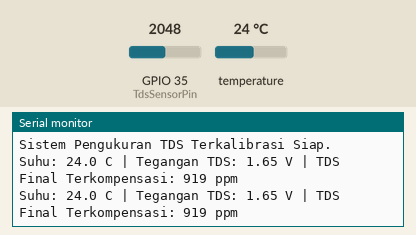
Simulated run of this sketch. Board: ESP32. Shown: the last lines printed to the serial monitor. The test bench sets the inputs (shaded band); at power-on: temperature 24 °C, GPIO 35 (TdsSensorPin) = 2048.

Above: at 4.3 s.
4.4 s: temperature set to 12 °C
At 7.4 s:
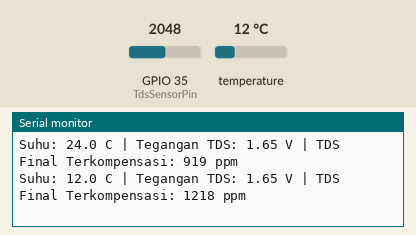
8.1 s: GPIO 35 (TdsSensorPin) set to 2866
At 9.4 s:
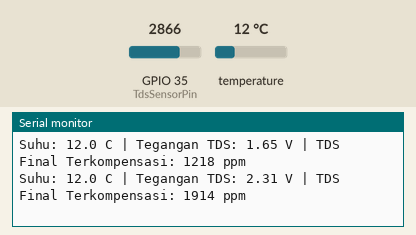
11.8 s: temperature set to 19 °C
At 12.6 s:
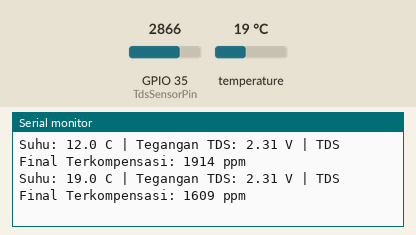
15.5 s: GPIO 35 (TdsSensorPin) set to 3603
At 17.9 s:
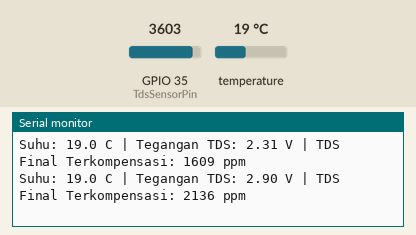
Timing chart, 0 to 19.4 s (numbered marks = the images above; inputs shaded):
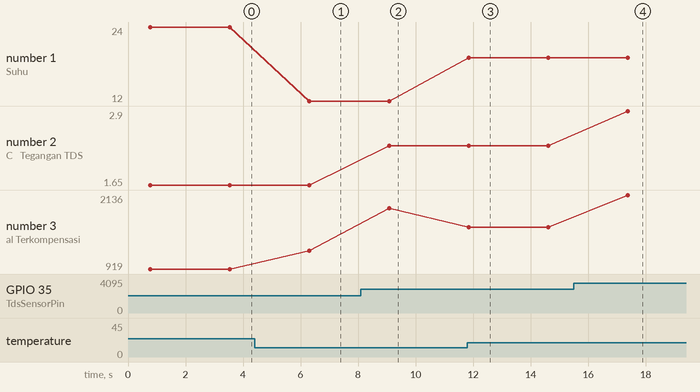

Measured:
- after the input at 4.4 s, the serial monitor: prints a new line after 1.9 s (image 1)
- after the input at 8.1 s, the serial monitor: prints a new line after 0.97 s (image 2)
- after the input at 11.8 s, the serial monitor: prints a new line at once (image 3)
- after the input at 15.5 s, the serial monitor: prints a new line after 1.9 s (image 4)
- plotted number 1: 24 → 12 after the input at 4.4 s, 12 → 19 after the input at 11.8 s
- plotted number 2: 1.65 → 2.31 after the input at 8.1 s, 2.31 → 2.9 after the input at 15.5 s
- plotted number 3: 919 → 1218 after the input at 4.4 s, 1218 → 1914 after the input at 8.1 s, 1914 → 1609 after the input at 11.8 s, 1609 → 2136 after the input at 15.5 s

The sketch:

TEST_PhSENSOR_B.ino
```cpp
#include <OneWire.h>
#include <DallasTemperature.h>

// ---------- PENGATURAN PIN SENSOR ----------
#define TdsSensorPin 35
#define TempSensorPin 4

// ======================================================================
// --- DATA KALIBRASI ASLI ANDA TELAH DIMASUKKAN DI SINI ---
// ======================================================================
// Titik 1: Air dengan TDS Rendah
const float voltage_clean = 0.35; // Hasil ukur Anda untuk 228 ppm
const float ppm_clean     = 251.0; // err: 14

// Titik 2: Larutan Standar Sedang
const float voltage_mid   = 1.61; // Hasil ukur Anda untuk 869 ppm
const float ppm_mid       = 870.0; // err: 49

// Titik 3: Larutan Standar Tinggi
const float voltage_high  = 2.25; // Hasil ukur Anda untuk 1369 ppm
const float ppm_high      = 1370.0; // err: 86
// ======================================================================

// Inisialisasi Sensor Suhu
OneWire oneWire(TempSensorPin);
DallasTemperature sensors(&oneWire);

void setup() {
  Serial.begin(115200);
  sensors.begin(); // Mulai sensor suhu
  Serial.println("Sistem Pengukuran TDS Terkalibrasi Siap.");
}

void loop() {
  // 1. Baca suhu air
  sensors.requestTemperatures();
  float temperature = sensors.getTempCByIndex(0);

  // Pencegahan jika sensor suhu error, gunakan nilai standar 25°C
  if(temperature == DEVICE_DISCONNECTED_C || temperature < -5) {
    Serial.println("Peringatan: Gagal membaca suhu, menggunakan nilai default 25 C");
    temperature = 25.0;
  }

  // 2. Baca nilai tegangan dari sensor TDS
  int rawValue = analogRead(TdsSensorPin);
  float measuredVoltage = rawValue / 4095.0 * 3.3;

  float tdsValue = 0;

  // 3. Logika Pemetaan Cerdas dengan 3 Titik Kalibrasi
  if (measuredVoltage <= voltage_mid) {
    // Jika tegangan berada di RENTANG RENDAH, gunakan kalibrasi antara titik 'clean' dan 'mid'
    tdsValue = map(measuredVoltage * 1000, voltage_clean * 1000, voltage_mid * 1000, ppm_clean, ppm_mid);
  } else {
    // Jika tegangan berada di RENTANG TINGGI, gunakan kalibrasi antara titik 'mid' dan 'high'
    tdsValue = map(measuredVoltage * 1000, voltage_mid * 1000, voltage_high * 1000, ppm_mid, ppm_high);
  }

  // 4. Pastikan nilai tidak menjadi negatif (jika tegangan sedikit di bawah titik terendah)
  tdsValue = constrain(tdsValue, 0, 5000); // Batasi nilai TDS antara 0 dan 5000 ppm

  // 5. Lakukan kompensasi suhu untuk akurasi tertinggi
  float compensatedTds = tdsValue / (1.0 + 0.02 * (temperature - 25.0));

  // 6. Tampilkan semua hasilnya di Serial Monitor
  Serial.print("Suhu: ");
  Serial.print(temperature, 1);
  Serial.print(" C | Tegangan TDS: ");
  Serial.print(measuredVoltage, 2);
  Serial.print(" V | TDS Final Terkompensasi: ");
  Serial.print(compensatedTds, 0); // Tampilkan hasil akhir tanpa desimal
  Serial.println(" ppm");

  delay(2000); // Jeda 2 detik antar pengukuran
}
```
